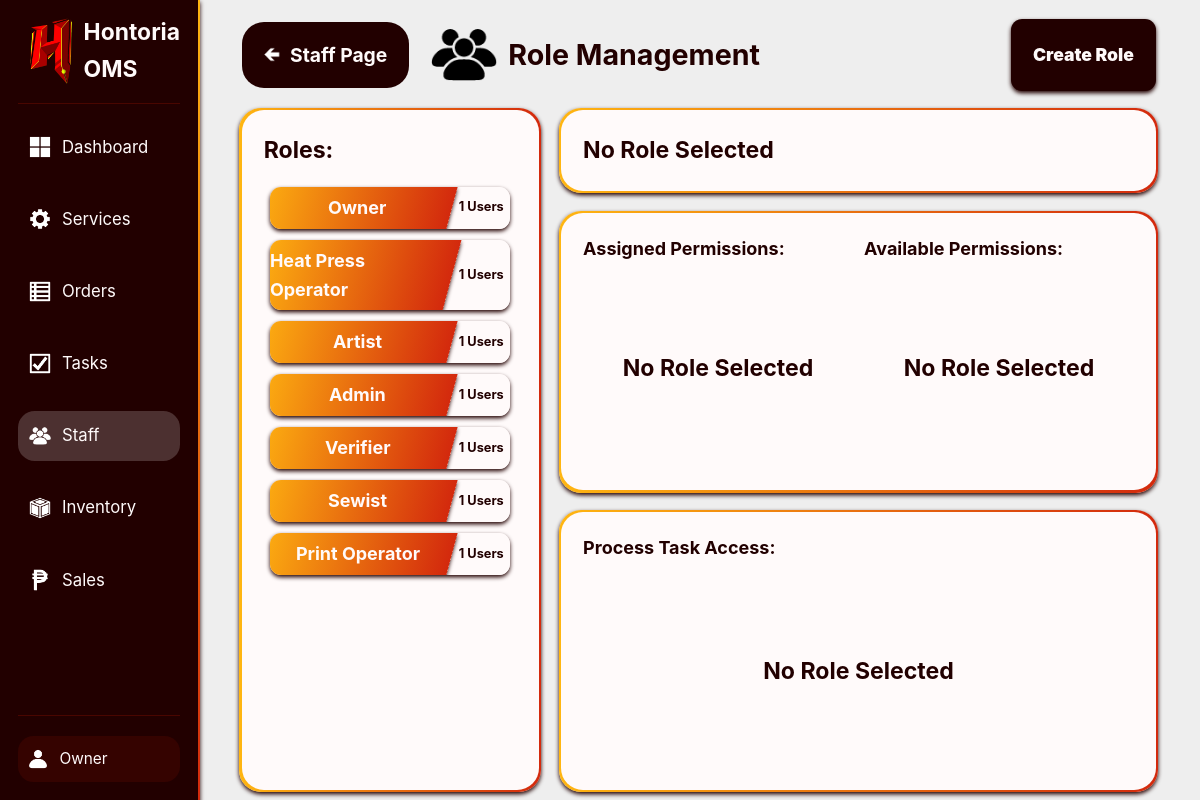
The page /internalWeb/public/index.php?page=staff&action=manageRoles (signed in) on the database its author committed.
### tables this page shows
CREATE TABLE roles (
    id INT UNSIGNED AUTO_INCREMENT PRIMARY KEY,
    name VARCHAR(50) UNIQUE NOT NULL,
    description TEXT
);

### InternalWeb/Models/StaffM.php (called while the page is built, shortened)
<?php
class StaffM {
    private $pdo;
    public function __construct($pdo) {
        $this->pdo = $pdo;
    }
    public function getUserRoles($userID) {
        $query = "SELECT roleID FROM userRoles WHERE userID = :userID";
        $stmt = $this->pdo->prepare($query);
        $stmt->bindParam(':userID', $userID);
        $stmt->execute();
        return $stmt->fetchAll(PDO::FETCH_COLUMN, 0);
    }
    public function getAllRolesTally($actorID) {
        $unalterableRoles = [];
        $params = [];
        foreach ($this->getRoleManagementGovernance($this->getUserRoles($actorID)) as $rule) {
            if (!$rule['canAlter']) {
                $unalterableRoles[] = $rule['roleSubjectID'];
            }
        }
        $query = "SELECT roles.id, roles.name, COUNT(userRoles.userID) AS count FROM roles LEFT JOIN userRoles ON roles.id = userRoles.roleID";
        $query .= " GROUP BY roles.id, roles.name
            ORDER BY COUNT(userRoles.userID) DESC";
        $stmt = $this->pdo->prepare($query);
        $stmt->execute($params);
        return $stmt->fetchAll(PDO::FETCH_ASSOC);
    }
    public function getRoleManagementGovernance($roles) {
        $placeholders = implode(',', array_fill(0, count($roles), '?'));
        $query = "SELECT roleSubjectID, MAX(canGrant)  AS canGrant, MAX(canRevoke) AS canRevoke, MAX(canAlter)  AS canAlter, MAX(canDelete) AS canDelete
                  FROM roleManagementGovernance WHERE roleAgentID IN ($placeholders) GROUP BY roleSubjectID";
        $stmt = $this->pdo->prepare($query);
        $stmt->execute($roles);
        return $stmt->fetchAll(PDO::FETCH_ASSOC);
    }
}

### InternalWeb/Views/Staff/RoleManagement.php (the view, shortened to what this page needs)
<!DOCTYPE html>
<html>
<head>
    <link rel="stylesheet" href="../../Shared/CSS/Main.css">
    <link rel="stylesheet" href="../.CSS/StaffPage.css">
</head>
<body class="asideLayout fixedScreen">
    <?php include("../Views/.Components/SideBar.php"); ?>
    <main class="columnLayout midGap">
        <span class="centerHoriRowLayout midGap">
            <?php include("../Views/.Components/BackLink.php"); ?>
            <h1 class="titleLogo minGap tinHeight flexMax">
                <img src="../../Shared/Img/PeopleIcon.png" alt="People"> Role Management
                <div class="rowLayout minGap flexMax contentFlexEnd">
                    <?php if (in_array("canCreateRoles", $_SESSION['permissions'])): ?>
                        <a class="roundedMin centerColumnLayout importantInput regPadding emphasizedText shadowed" id="createRoleButton">Create Role</a>
                    <?php endif; ?>
                </div>
            </h1>
        </span>
        <section class="rowLayout flexMax midGap">
            <section class="flexMid roundedMid centerColumnLayout">
                <div class="columnLayout minGap box roundedMid fullHeight fullWidth">
                    <h2>Roles:</h2>
                    <div id="processesContainer" class="scrollable columnLayout minGap regMinPadding flexMax">
                        <?php foreach ($roleTally as $role): ?>
                            <div class="noShrink roundedMin centerHoriRowLayout clickable shadowed fixedScreen roleElement"
                                data-id="<?= $role['id'] ?>" data-name="<?= $role['name'] ?>">
                                <h3 class="regMinPadding gradientDiagBG flexMid centerColumnLayout fullHeight whiteText skewedXNegBG shadowed capitalFirst"><span><?= $role['name'] ?></span></h3>
                                <h5 class="flexMin whiteBG fullHeight centerColumnLayout"><?= $role['count'] ?> Users</h5>
                            </div>
                        <?php endforeach; ?>
                    </div>
                </div>
            </section>
            <section class="columnLayout midGap flexMax">
                <section class="centerColumnLayout roundedMid minGap">
                    <div class="centerHoriRowLayout minGap box roundedMid fullHeight fullWidth">
                        <h2 id="selectedRoleTitle" class="capitalFirst">No Role Selected</h2>
                    </div>
                </section>
                <div class="columnLayout flexMax midGap">
                    <section class="centerColumnLayout roundedMid minGap flexMax">
                        <div class="columnLayout minGap box roundedMid fullHeight fullWidth">
                            <div class="flexMax rowLayout minGap noMinHeight noFlexBasis">
                                <div class="fullWidth columnLayout tinGap noMinHeight flexMin noFlexBasis">
                                    <h3>Assigned Permissions:</h3>
                                    <div class="gridCenterFlex tinGap scrollable flexMax regMinPadding" id="assignedPermsContainer">
                                        <h2 class="selfCenter">No Role Selected</h2>
                                    </div>
                                </div>
                                <div class="fullWidth columnLayout tinGap noMinHeight flexMin noFlexBasis">
                                    <h3>Available Permissions:</h3>
                                    <div class="gridCenterFlex tinGap scrollable flexMax regMinPadding" id="availablePermsContainer">
                                        <h2 class="selfCenter">No Role Selected</h2>
                                    </div>
                                </div>
                            </div>
                        </div>
                    </section>
                    <div class="rowLayout flexMax midGap noMinHeight noFlexBasis">
                        <section class="centerColumnLayout roundedMid minGap flexMid" id="processTaskContainer">
                            <div class="columnLayout minGap box roundedMid fullHeight fullWidth">
                                <h3 class="centerHoriRowLayout">Process Task Access:
                                </h3>
                                <div class="flexMax columnLayout tinGap scrollable container regMinPadding">
                                    <h2 class="selfCenter centerMarginsSelf">No Role Selected</h2>
                                </div>
                            </div>
                        </section>
                    </div>
                </div>
            </section>
        </section>
    </main>
    <?php include("../Views/.Components/ConfirmationBox.php"); ?>
</body>
</html>

### Shared/CSS/Base.css (style rules this page uses)
* { margin: 0; padding: 0; box-sizing: border-box; }
html { font-family: "Inter", -apple-system, BlinkMacSystemFont, "Segoe UI", Roboto, "Helvetica Neue", Arial, "Noto Sans", sans-serif, "Apple Color Emoji", "Segoe UI Emoji", "Segoe UI Symbol", "Noto Color Emoji"; font-size: 22px; line-height: 1.6; color: var(--dark); }
:root { --white: #fffafa; --whiteTrans: #fffafa31; --whiteFaded: #fffafa17; --dark: #220000; --darkTrans: #22000046; --darkFaded: #2200002a; --darkGray: #dbd1d1; --lightGray: #f7f7f7; --gray: #eeeeee; --red: #d3290d; --lightRed: #fdd2cc; --redTrans: #f522022f; --redFaded: #f5220217; --yellow: #FFB611; --lightYellow: #ffe2a4; --yellowTrans: #ffb8115e; --yellowFaded: #ffb81125; --yellowGreen: #efff11; --yellowGreenTrans: #efff1148; --green: #2eef10; --greenTrans: #2eef1057; --greenFaded: #2eef1027; --blue: #088bfd; --gradientDiag: linear-gradient(to left, var(--red), var(--yellow)); --gradientVert: linear-gradient(to top, var(--red), var(--yellow)); }
body { min-height: 100vh; overflow-x: hidden; background-color: var(--gray); }
input[type=button], input[type=submit], button, select, a { cursor: pointer; font-size: 0.7rem; }
a { color: var(--white); text-decoration: none; }
img { height: 70%; }
p, div { font-size: 0.7rem; }
* { scrollbar-width: thin; }

### Shared/CSS/Layout.css (style rules this page uses)
.centerColumnLayout { display: flex; justify-content: center; flex-direction: column; align-items: center; }
.asideLayout { display: flex; }
.asideLayout>main { flex: 6; }
.asideLayout>main>*:first-child { margin-top: 1rem; }
.asideLayout>main>* { margin-right: 2rem; margin-left: 2rem; }
.asideLayout>main>section { max-height: 85vh; height: 85vh; }
.columnLayout { display: flex; flex-direction: column; }
.tinGap { gap: 0.2rem; }
.minGap { gap: 0.5rem; }
.midGap { gap: 1rem; }
.fullHeight { height: 100%; }
.fullWidth { width: 100%; }
.centerHoriRowLayout { display: flex; align-items: center; flex-direction: row; }
.rowLayout { display: flex; flex-direction: row; }
.regMinPadding { padding: 0.3rem !important; }
.regPadding { padding: 1rem !important; }
.flexMin { flex: 1 !important; }
.flexMid { flex: 3 !important; }
.flexMax { flex: 6 !important; }
.scrollable { overflow-y: scroll !important; }
.fixedScreen { overflow: hidden; }
.tinHeight { height: 3rem !important; }
.gridCenterFlex { display: flex; flex-wrap: wrap; justify-content: center; align-items: center; }
.contentFlexEnd { justify-content: flex-end; }
.centerMarginsSelf { margin: auto; }
*:has(> .eastAbsolute), *:has(> .norWestAbsolute), *:has(> .norEastAbsolute), *:has(> .souEastAbsolute), *:has(> .souWestAbsolute) { position: relative; }
.selfCenter { align-self: center; justify-self: center; }
.noShrink { flex-shrink: 0; }
.noMinHeight { min-height: 0 !important; }
.noFlexBasis { flex-basis: 0 !important; }

### Shared/CSS/Components.css (style rules this page uses)
.titleLogo { display: flex; align-items: center; font-size: 1.3em; }
.titleLogo>img { height: 100%; }
.box { padding: 1rem; background: var(--white); }
*:has(> .gradientBorderDiag), *:has(> .gradientBorderVert), *:has(> .backLink) { position: relative; }
.roundedMin { border-radius: 0.5rem; }
.roundedMid { border-radius: 1rem; }
.importantInput { background: var(--dark) !important; color: var(--white); font-weight: 900; }
.capitalFirst { text-transform: capitalize; }
.emphasizedText { font-weight: 900; font-size: 0.8rem !important; }
.gradientDiagBG { background: var(--gradientDiag); }
.whiteBG { background: var(--white); }
.whiteText { color: var(--white) !important; }
.clickable { cursor: pointer; }
.shadowed { box-shadow: 0 0.1rem 0.2rem var(--dark) !important; }
.skewedXNegBG { transform: skewX(-15deg); padding-left: 10% !important; margin-left: -10%; }
.skewedXNegBG>* { transform: skewX(15deg); }

### rows shown on the page
roles: name "Owner", count "1"
roles: name "Heat Press Operator", count "1"
roles: name "Artist", count "1"
roles: name "Admin", count "1"
roles: name "Verifier", count "1"
roles: name "Sewist", count "1"
roles: name "Print Operator", count "1"

### other values the page prints
$linkData['label'] "Dashboard"
$linkData['label'] "Services"
$linkData['label'] "Orders"
$linkData['label'] "Tasks"
$linkData['label'] "Staff"
$linkData['label'] "Inventory"
$linkData['label'] "Sales"
$_SESSION['username'] "Owner"
$lastPage "Staff"
